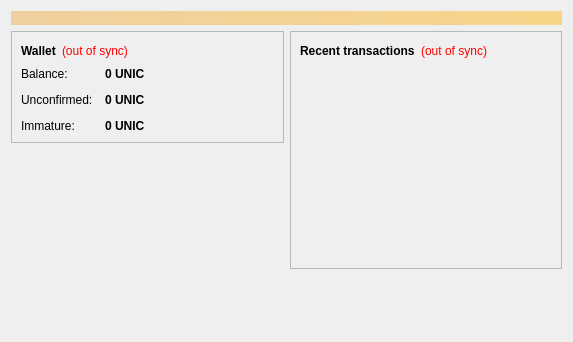
<?xml version="1.0" encoding="UTF-8"?>
<ui version="4.0">
 <class>OverviewPage</class>
 <widget class="QWidget" name="OverviewPage">
  <property name="geometry">
   <rect>
    <x>0</x>
    <y>0</y>
    <width>573</width>
    <height>342</height>
   </rect>
  </property>
  <property name="windowTitle">
   <string>Form</string>
  </property>
  <layout class="QVBoxLayout" name="topLayout">
   <item>
    <widget class="QLabel" name="labelAlerts">
     <property name="visible">
      <bool>false</bool>
     </property>
     <property name="styleSheet">
      <string notr="true">background-color: qlineargradient(x1: 0, y1: 0, x2: 1, y2: 0, stop:0 #F0D0A0, stop:1 #F8D488); color:#000000;</string>
     </property>
     <property name="wordWrap">
      <bool>true</bool>
     </property>
     <property name="margin">
      <number>3</number>
     </property>
    </widget>
   </item>
   <item>
    <layout class="QHBoxLayout" name="horizontalLayout" stretch="1,1">
     <item>
      <layout class="QVBoxLayout" name="verticalLayout_2">
       <item>
        <widget class="QFrame" name="frame">
         <property name="frameShape">
          <enum>QFrame::StyledPanel</enum>
         </property>
         <property name="frameShadow">
          <enum>QFrame::Raised</enum>
         </property>
         <layout class="QVBoxLayout" name="verticalLayout_4">
          <item>
           <layout class="QHBoxLayout" name="horizontalLayout_4">
            <item>
             <widget class="QLabel" name="label_5">
              <property name="font">
               <font>
                <weight>75</weight>
                <bold>true</bold>
               </font>
              </property>
              <property name="text">
               <string>Wallet</string>
              </property>
             </widget>
            </item>
            <item>
             <widget class="QLabel" name="labelWalletStatus">
              <property name="toolTip">
               <string>The displayed information may be out of date. Your wallet automatically synchronizes with the UniverseCoin network after a connection is established, but this process has not completed yet.</string>
              </property>
              <property name="styleSheet">
               <string notr="true">QLabel { color: red; }</string>
              </property>
              <property name="text">
               <string notr="true">(out of sync)</string>
              </property>
              <property name="alignment">
               <set>Qt::AlignLeading|Qt::AlignLeft|Qt::AlignVCenter</set>
              </property>
             </widget>
            </item>
            <item>
             <spacer name="horizontalSpacer_2">
              <property name="orientation">
               <enum>Qt::Horizontal</enum>
              </property>
              <property name="sizeHint" stdset="0">
               <size>
                <width>40</width>
                <height>20</height>
               </size>
              </property>
             </spacer>
            </item>
           </layout>
          </item>
          <item>
           <layout class="QFormLayout" name="formLayout_2">
            <property name="fieldGrowthPolicy">
             <enum>QFormLayout::AllNonFixedFieldsGrow</enum>
            </property>
            <property name="horizontalSpacing">
             <number>12</number>
            </property>
            <property name="verticalSpacing">
             <number>12</number>
            </property>
            <item row="0" column="0">
             <widget class="QLabel" name="label">
              <property name="text">
               <string>Balance:</string>
              </property>
             </widget>
            </item>
            <item row="0" column="1">
             <widget class="QLabel" name="labelBalance">
              <property name="font">
               <font>
                <weight>75</weight>
                <bold>true</bold>
               </font>
              </property>
              <property name="cursor">
               <cursorShape>IBeamCursor</cursorShape>
              </property>
              <property name="toolTip">
               <string>Your current balance</string>
              </property>
              <property name="text">
               <string notr="true">0 UNIC</string>
              </property>
              <property name="textInteractionFlags">
               <set>Qt::LinksAccessibleByMouse|Qt::TextSelectableByKeyboard|Qt::TextSelectableByMouse</set>
              </property>
             </widget>
            </item>
            <item row="1" column="0">
             <widget class="QLabel" name="label_3">
              <property name="text">
               <string>Unconfirmed:</string>
              </property>
             </widget>
            </item>
            <item row="1" column="1">
             <widget class="QLabel" name="labelUnconfirmed">
              <property name="font">
               <font>
                <weight>75</weight>
                <bold>true</bold>
               </font>
              </property>
              <property name="cursor">
               <cursorShape>IBeamCursor</cursorShape>
              </property>
              <property name="toolTip">
               <string>Total of transactions that have yet to be confirmed, and do not yet count toward the current balance</string>
              </property>
              <property name="text">
               <string notr="true">0 UNIC</string>
              </property>
              <property name="textInteractionFlags">
               <set>Qt::LinksAccessibleByMouse|Qt::TextSelectableByKeyboard|Qt::TextSelectableByMouse</set>
              </property>
             </widget>
            </item>
            <item row="2" column="0">
             <widget class="QLabel" name="labelImmatureText">
              <property name="text">
               <string>Immature:</string>
              </property>
             </widget>
            </item>
            <item row="2" column="1">
             <widget class="QLabel" name="labelImmature">
              <property name="font">
               <font>
                <weight>75</weight>
                <bold>true</bold>
               </font>
              </property>
              <property name="toolTip">
               <string>Mined balance that has not yet matured</string>
              </property>
              <property name="text">
               <string notr="true">0 UNIC</string>
              </property>
              <property name="textInteractionFlags">
               <set>Qt::LinksAccessibleByMouse|Qt::TextSelectableByKeyboard|Qt::TextSelectableByMouse</set>
              </property>
             </widget>
            </item>
           </layout>
          </item>
         </layout>
        </widget>
       </item>
       <item>
        <spacer name="verticalSpacer">
         <property name="orientation">
          <enum>Qt::Vertical</enum>
         </property>
         <property name="sizeHint" stdset="0">
          <size>
           <width>20</width>
           <height>40</height>
          </size>
         </property>
        </spacer>
       </item>
      </layout>
     </item>
     <item>
      <layout class="QVBoxLayout" name="verticalLayout_3">
       <item>
        <widget class="QFrame" name="frame_2">
         <property name="frameShape">
          <enum>QFrame::StyledPanel</enum>
         </property>
         <property name="frameShadow">
          <enum>QFrame::Raised</enum>
         </property>
         <layout class="QVBoxLayout" name="verticalLayout">
          <item>
           <layout class="QHBoxLayout" name="horizontalLayout_2">
            <item>
             <widget class="QLabel" name="label_4">
              <property name="text">
               <string>&lt;b&gt;Recent transactions&lt;/b&gt;</string>
              </property>
             </widget>
            </item>
            <item>
             <widget class="QLabel" name="labelTransactionsStatus">
              <property name="toolTip">
               <string>The displayed information may be out of date. Your wallet automatically synchronizes with the UniverseCoin network after a connection is established, but this process has not completed yet.</string>
              </property>
              <property name="styleSheet">
               <string notr="true">QLabel { color: red; }</string>
              </property>
              <property name="text">
               <string notr="true">(out of sync)</string>
              </property>
              <property name="alignment">
               <set>Qt::AlignRight|Qt::AlignTrailing|Qt::AlignVCenter</set>
              </property>
             </widget>
            </item>
            <item>
             <spacer name="horizontalSpacer">
              <property name="orientation">
               <enum>Qt::Horizontal</enum>
              </property>
              <property name="sizeHint" stdset="0">
               <size>
                <width>40</width>
                <height>20</height>
               </size>
              </property>
             </spacer>
            </item>
           </layout>
          </item>
          <item>
           <widget class="QListView" name="listTransactions">
            <property name="styleSheet">
             <string notr="true">QListView { background: transparent; }</string>
            </property>
            <property name="frameShape">
             <enum>QFrame::NoFrame</enum>
            </property>
            <property name="verticalScrollBarPolicy">
             <enum>Qt::ScrollBarAlwaysOff</enum>
            </property>
            <property name="horizontalScrollBarPolicy">
             <enum>Qt::ScrollBarAlwaysOff</enum>
            </property>
            <property name="selectionMode">
             <enum>QAbstractItemView::NoSelection</enum>
            </property>
           </widget>
          </item>
         </layout>
        </widget>
       </item>
       <item>
        <spacer name="verticalSpacer_2">
         <property name="orientation">
          <enum>Qt::Vertical</enum>
         </property>
         <property name="sizeHint" stdset="0">
          <size>
           <width>20</width>
           <height>40</height>
          </size>
         </property>
        </spacer>
       </item>
      </layout>
     </item>
    </layout>
   </item>
  </layout>
 </widget>
 <resources/>
 <connections/>
</ui>
